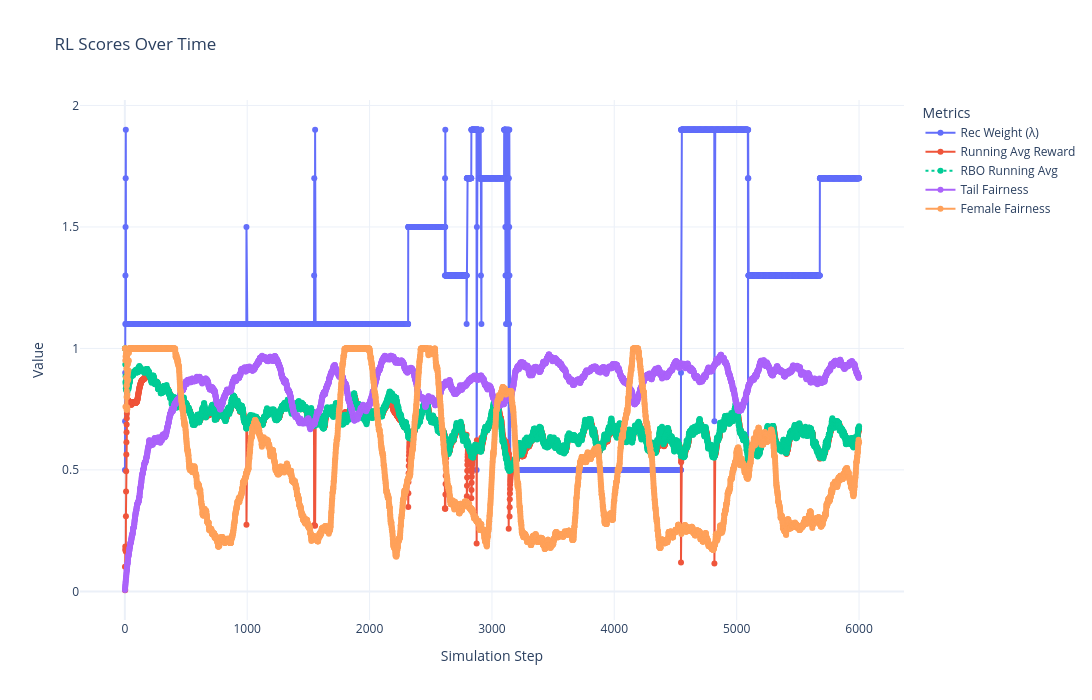

The notebook cell saved with this chart:
### Code cell
import json
import plotly.graph_objects as go

# Initialize storage
steps = []
rec_weights = []
rewards = []
running_avg_rewards = []
rbo_scores = []
rbo_running_avg_scores = []  # ✅ NEW
tail_fairness_scores = []
female_fairness_scores = []

# Read rl_scores.log
log_path = "rl_scores.log"

with open(log_path, "r") as f:
    for line in f:
        if "RL_SCORE_ENTRY" in line:
            try:
                entry_start = line.index("{")
                log_entry = json.loads(line[entry_start:])

                steps.append(log_entry["step"])
                rec_weights.append(log_entry["lambda"])
                rewards.append(log_entry["reward"])
                running_avg_rewards.append(log_entry["running_avg_reward"])
                rbo_scores.append(log_entry["rl_scores"]["rbo"]["score"])
                rbo_running_avg_scores.append(
                    log_entry.get(
                        "rbo_running_avg", log_entry["rl_scores"]["rbo"]["score"]
                    )
                )  # ✅ Fallback if not logged
                tail_fairness_scores.append(
                    log_entry["rl_scores"]["fairness"]["tail"]["score"]
                )
                female_fairness_scores.append(
                    log_entry["rl_scores"]["fairness"]["female"]["score"]
                )

            except Exception as e:
                print(f"Error parsing line: {e}")

# Build dynamic plot
fig = go.Figure()

fig.add_trace(
    go.Scatter(x=steps, y=rec_weights, mode="lines+markers", name="Rec Weight (λ)")
)
# fig.add_trace(go.Scatter(x=steps, y=rewards, mode="lines+markers", name="Reward"))
fig.add_trace(
    go.Scatter(
        x=steps, y=running_avg_rewards, mode="lines+markers", name="Running Avg Reward"
    )
)
# fig.add_trace(go.Scatter(x=steps, y=rbo_scores, mode="lines+markers", name="RBO Score"))
fig.add_trace(
    go.Scatter(
        x=steps,
        y=rbo_running_avg_scores,
        mode="lines+markers",
        name="RBO Running Avg",
        line=dict(dash="dot"),
    )
)  # ✅ NEW
fig.add_trace(
    go.Scatter(
        x=steps, y=tail_fairness_scores, mode="lines+markers", name="Tail Fairness"
    )
)
fig.add_trace(
    go.Scatter(
        x=steps, y=female_fairness_scores, mode="lines+markers", name="Female Fairness"
    )
)

fig.update_layout(
    title="RL Scores Over Time",
    xaxis_title="Simulation Step",
    yaxis_title="Value",
    hovermode="x unified",
    legend_title="Metrics",
    template="plotly_white",
    width=1200,
    height=700,
)

fig.show()

### Figure 1 — Plotly figure (JSON) as saved in the notebook; plotly's stock layout.template omitted (floating-point values rounded to 4 significant figures; data arrays with more than 128 entries replaced by an {"elided": "..."} marker saying what was removed)
{"data": [{"mode": "lines+markers", "name": "Rec Weight (λ)", "type": "scatter", "x": {"elided": "6000 int values"}, "y": {"elided": "6000 float values"}}, {"mode": "lines+markers", "name": "Running Avg Reward", "type": "scatter", "x": {"elided": "6000 int values"}, "y": {"elided": "6000 float values"}}, {"line": {"dash": "dot"}, "mode": "lines+markers", "name": "RBO Running Avg", "type": "scatter", "x": {"elided": "6000 int values"}, "y": {"elided": "6000 float values"}}, {"mode": "lines+markers", "name": "Tail Fairness", "type": "scatter", "x": {"elided": "6000 int values"}, "y": {"elided": "6000 float values"}}, {"mode": "lines+markers", "name": "Female Fairness", "type": "scatter", "x": {"elided": "6000 int values"}, "y": {"elided": "6000 float values"}}], "layout": {"height": 700, "hovermode": "x unified", "legend": {"title": {"text": "Metrics"}}, "title": {"text": "RL Scores Over Time"}, "width": 1200, "xaxis": {"title": {"text": "Simulation Step"}}, "yaxis": {"title": {"text": "Value"}}}}
